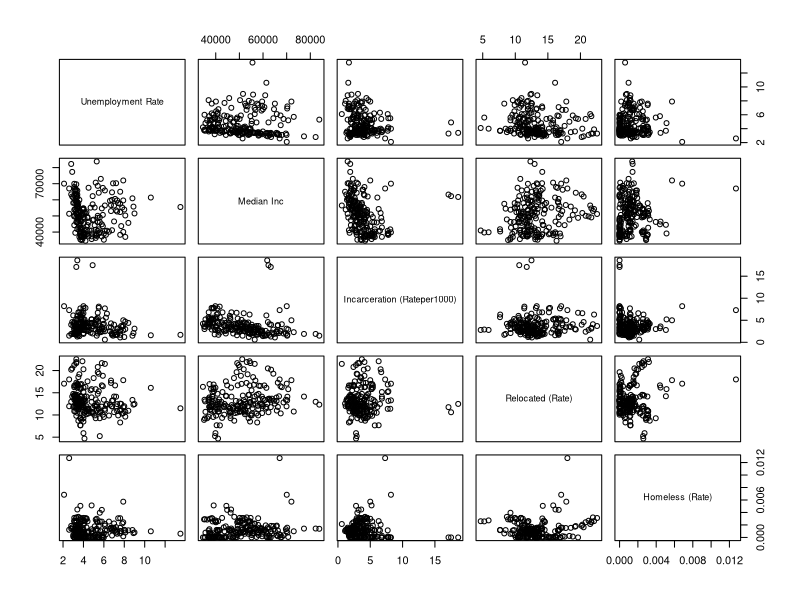
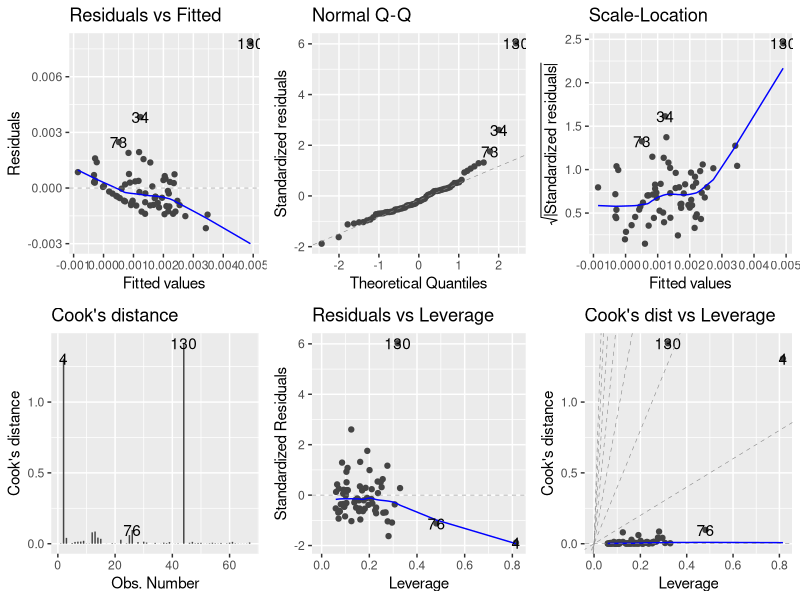

These figures' R source, in order: (Note: this script raises an error after producing the figures.)
## ---- chunk 1
#| label: setup
#| include: false
#| warning: false

library(tidyverse)
library(ggplot2)
library(GGally)
library(ggfortify)
library(flexmix)

knitr::opts_chunk$set(echo = FALSE, warning=FALSE, message = FALSE)
## ---- chunk 2
#| label: loading florida_1820
#| include: FALSE

# This data was cleaned and formatted to a tidy .csv in another .qmd file, the manipulations were messy and probably inefficient (brute force); can upload if needed

florida_og <- readr::read_csv('_data/florida_1820.csv', show_col_types = FALSE)%>%
                      rename('Adult Psych Beds (Count)' = 'Adult Pysch Beds (Count)')

## ---- chunk 3
#| label: EDA
#| output: TRUE

head(florida_og)

summary(florida_og)

# Changing Counts to Rates and Excluding Population 
#Surely there's a better way to do this!

florida_og_rates <- florida_og %>%
                      mutate('Homeless (Rate)' = `Homeless (Count)`/`Population`,
                             'Poverty (Rate)' = `Poverty (Count)`/`Population`,
                             'Drug Arrests (Rate)' = `Drug Arrests (Count)`/`Population`,
                             'Sub Abuse Enrollment (Rate)' = 
                               `Sub Abuse Enrollment (Count)`/`Population`,
                             'Adult Psych Beds (Rate)' = 
                               `Adult Psych Beds (Count)`/`Population`,
                             'Forcible Sex (Rate)' =  `Forcible Sex (Count)`/`Population`,
                             'Foster Care (Rate)' =  `Foster Care (Count)`/`Population`)%>%
                      select(!contains(c('(Count)','Population')))


                      
                              
florida_county <- florida_og %>%
                      group_by(County)
                        
florida_county %>% 
  summarize('Mean Population' = mean(Population), 
            'Mean Homeless' = mean(`Homeless (Count)`),
            'Avg Homeless Rate' = mean(`Homeless (Count)`)/mean(Population),
            'Avg Median Income'= mean(`Median Inc`), 
            'Mean Poverty' = mean(`Poverty (Count)`), 
            'Avg Poverty Rate' = mean(`Poverty (Count)`)/mean(Population)) %>%
                arrange( desc(`Mean Population`), desc(`Mean Homeless`), 
                         desc(`Avg Median Income`))%>%
                                  mutate(across(c(2:3, 5:6), round, 0))
                
  

## ---- chunk 4
#| label: fit1 scatter
#| output: true
#| echo: true

# Fit 1: A Linear Regression Model With All Vars

# Checking Linearity of variables not supported by our literature

florida_matrix <- florida_og_rates %>%
                    select(-c('County', 
                              'Year', 
                              'Poverty (Rate)', 
                              'Severe Housing Problems (Rate)',
                              'Sub Abuse Enrollment (Rate)',
                              'Drug Arrests (Rate)',
                              'Adult Psych Beds (Rate)',
                              'Foster Care (Rate)',
                              'Forcible Sex (Rate)' ))%>%
                      pairs()
florida_matrix
## ---- chunk 5
#| label: fit1
#| echo: true
#| output: true

# Linear relationship appears appropriate for all, possibly attempt log transformation on UE Rate?

# Creating A Linear Model with all variables included: No Transformations

# County Removed as too many levels; improvement: NWFL, NFL, CFL, SWFL, SOFLO categories?

fit1 <- florida_og_rates %>% 
          select(-'County')%>%
            
            lm(formula=`Homeless (Rate)` ~.)

summary(fit1)


rss1 <- deviance(fit1)
print(c('RSS Fit 1', rss1))
## ---- chunk 6
#|label: diagnostics fit 1
#| output: true

diag1 <- autoplot(fit1,1:6,ncol=3)
diag1

# Check 154- Pinellas, 130- Monroe, 108- Lee, 16- Miami-Dade, 37- Broward
## ---- chunk 7
#| label: fit2
#| echo: true
#| output: true

fit2 <- florida_og %>% 
          select(-c('County','Year'))%>%
            mutate(`Unemployment Rate` = log(`Unemployment Rate`),
                   `Incarceration (Rateper1000)` = log(`Incarceration (Rateper1000)`))%>%
              fill('Severe Housing Problems (Rate)', .direction="down")%>%
                
                lm(formula=`Homeless (Rate)` ~ . 
                   + `Unemployment Rate`* `Population`
                   + `Poverty (Rate)`* `Median Inc`)
summary(fit2)

bic2 <- BIC(fit2)
print(c('BIC Fit 2:', bic2))

rss2 <- deviance(fit2)
print(c('RSS Fit 2', rss2))

## ---- chunk 8
#| label: diagnostics2
#| output: true

diag2 <- autoplot(fit2,1:6,ncol=3)
diag2
## ---- chunk 9
#| label: fit3
#| echo: true
#| output: true

fit3 <- florida_og %>% 
          select(-'County')%>%
            mutate(`Incarceration (Rateper1000)` = log(`Incarceration (Rateper1000)`))%>%
            #mutate(`Unemployment Rate` = log(`Unemployment Rate`))%>%
                
                lm(formula=`Homeless (Rate)` ~ 
                   `Poverty (Rate)`
                   + `Median Inc`
                   + `Incarceration (Rateper1000)`
                   #+ `Severe Housing Problems (Rate)`
                   + `Relocated (Rate)`
                   + `Drug Arrests (Rate)`
                   + `Adult Psych Beds (Rate)`
                   + `Forcible Sex (Rate)`
                   + `Foster Care (Rate)`
                   + `Poverty (Rate)`* `Median Inc`)
summary(fit3)

bic3 <- BIC(fit3)
print(c('BIC Fit 3:', bic3))

rss3 <- deviance(fit3)
print(c('RSS Fit 3', rss3))

## ---- chunk 10
#| label: diagnostics3
#| output: true

diag3 <- autoplot(fit3,1:6,ncol=3)
diag3
